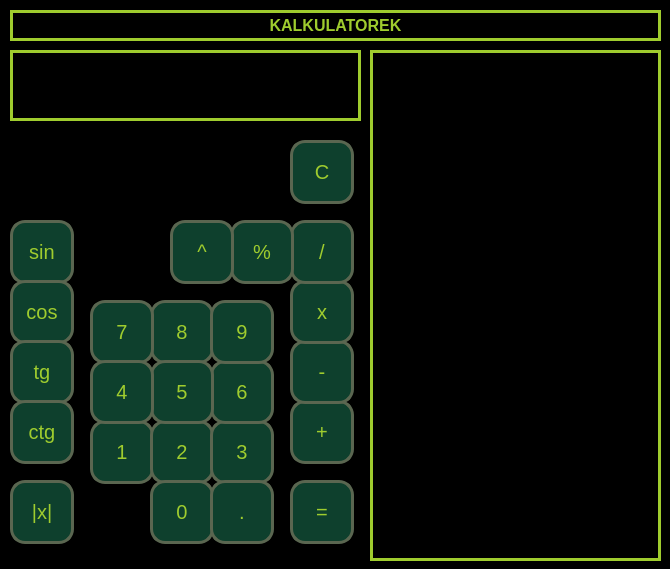
<?xml version="1.0" encoding="UTF-8"?>
<ui version="4.0">
 <class>MainWindow</class>
 <widget class="QMainWindow" name="MainWindow">
  <property name="geometry">
   <rect>
    <x>0</x>
    <y>0</y>
    <width>670</width>
    <height>569</height>
   </rect>
  </property>
  <property name="windowTitle">
   <string>MainWindow</string>
  </property>
  <property name="styleSheet">
   <string notr="true">QWidget{
background-color: rgb(0,0,0)
}

QPushButton{
border: none;
border: 3px solid rgb(90,102,80);
border-radius:15px;
background-color: rgb(14,64,45);
color: rgb(159,204,46);
}
QLabel{
color: rgb(159,204,46);
border: 3px solid rgb(159,204,46);
}</string>
  </property>
  <widget class="QWidget" name="centralwidget">
   <widget class="QPushButton" name="pushButton_1">
    <property name="geometry">
     <rect>
      <x>90</x>
      <y>420</y>
      <width>64</width>
      <height>64</height>
     </rect>
    </property>
    <property name="font">
     <font>
      <pointsize>15</pointsize>
     </font>
    </property>
    <property name="text">
     <string>1</string>
    </property>
   </widget>
   <widget class="QPushButton" name="pushButton_2">
    <property name="geometry">
     <rect>
      <x>150</x>
      <y>420</y>
      <width>64</width>
      <height>64</height>
     </rect>
    </property>
    <property name="font">
     <font>
      <pointsize>15</pointsize>
     </font>
    </property>
    <property name="text">
     <string>2</string>
    </property>
   </widget>
   <widget class="QPushButton" name="pushButton_3">
    <property name="geometry">
     <rect>
      <x>210</x>
      <y>420</y>
      <width>64</width>
      <height>64</height>
     </rect>
    </property>
    <property name="font">
     <font>
      <pointsize>15</pointsize>
     </font>
    </property>
    <property name="text">
     <string>3</string>
    </property>
   </widget>
   <widget class="QPushButton" name="pushButton_8">
    <property name="geometry">
     <rect>
      <x>150</x>
      <y>300</y>
      <width>64</width>
      <height>64</height>
     </rect>
    </property>
    <property name="font">
     <font>
      <pointsize>15</pointsize>
     </font>
    </property>
    <property name="text">
     <string>8</string>
    </property>
   </widget>
   <widget class="QPushButton" name="pushButton_7">
    <property name="geometry">
     <rect>
      <x>90</x>
      <y>300</y>
      <width>64</width>
      <height>64</height>
     </rect>
    </property>
    <property name="font">
     <font>
      <pointsize>15</pointsize>
     </font>
    </property>
    <property name="text">
     <string>7</string>
    </property>
   </widget>
   <widget class="QPushButton" name="pushButton_6">
    <property name="geometry">
     <rect>
      <x>210</x>
      <y>360</y>
      <width>64</width>
      <height>64</height>
     </rect>
    </property>
    <property name="font">
     <font>
      <pointsize>15</pointsize>
     </font>
    </property>
    <property name="text">
     <string>6</string>
    </property>
   </widget>
   <widget class="QPushButton" name="pushButton_5">
    <property name="geometry">
     <rect>
      <x>150</x>
      <y>360</y>
      <width>64</width>
      <height>64</height>
     </rect>
    </property>
    <property name="font">
     <font>
      <pointsize>15</pointsize>
     </font>
    </property>
    <property name="text">
     <string>5</string>
    </property>
   </widget>
   <widget class="QPushButton" name="pushButton_4">
    <property name="geometry">
     <rect>
      <x>90</x>
      <y>360</y>
      <width>64</width>
      <height>64</height>
     </rect>
    </property>
    <property name="font">
     <font>
      <pointsize>15</pointsize>
     </font>
    </property>
    <property name="text">
     <string>4</string>
    </property>
   </widget>
   <widget class="QPushButton" name="pushButton_9">
    <property name="geometry">
     <rect>
      <x>210</x>
      <y>300</y>
      <width>64</width>
      <height>64</height>
     </rect>
    </property>
    <property name="font">
     <font>
      <pointsize>15</pointsize>
     </font>
    </property>
    <property name="text">
     <string>9</string>
    </property>
   </widget>
   <widget class="QLabel" name="wynik">
    <property name="geometry">
     <rect>
      <x>10</x>
      <y>50</y>
      <width>351</width>
      <height>71</height>
     </rect>
    </property>
    <property name="font">
     <font>
      <pointsize>25</pointsize>
      <bold>true</bold>
     </font>
    </property>
    <property name="frameShape">
     <enum>QFrame::Shape::Box</enum>
    </property>
    <property name="frameShadow">
     <enum>QFrame::Shadow::Plain</enum>
    </property>
    <property name="lineWidth">
     <number>2</number>
    </property>
    <property name="text">
     <string/>
    </property>
    <property name="scaledContents">
     <bool>false</bool>
    </property>
    <property name="alignment">
     <set>Qt::AlignmentFlag::AlignRight|Qt::AlignmentFlag::AlignTrailing|Qt::AlignmentFlag::AlignVCenter</set>
    </property>
   </widget>
   <widget class="QPushButton" name="pushButton_0">
    <property name="geometry">
     <rect>
      <x>150</x>
      <y>480</y>
      <width>64</width>
      <height>64</height>
     </rect>
    </property>
    <property name="font">
     <font>
      <pointsize>15</pointsize>
     </font>
    </property>
    <property name="text">
     <string>0</string>
    </property>
   </widget>
   <widget class="QPushButton" name="pushButton_dot">
    <property name="geometry">
     <rect>
      <x>210</x>
      <y>480</y>
      <width>64</width>
      <height>64</height>
     </rect>
    </property>
    <property name="font">
     <font>
      <pointsize>15</pointsize>
     </font>
    </property>
    <property name="text">
     <string>.</string>
    </property>
   </widget>
   <widget class="QPushButton" name="pushButton_calc">
    <property name="geometry">
     <rect>
      <x>290</x>
      <y>480</y>
      <width>64</width>
      <height>64</height>
     </rect>
    </property>
    <property name="font">
     <font>
      <pointsize>15</pointsize>
     </font>
    </property>
    <property name="text">
     <string>=</string>
    </property>
    <property name="checkable">
     <bool>false</bool>
    </property>
    <property name="default">
     <bool>false</bool>
    </property>
   </widget>
   <widget class="QPushButton" name="pushButton_plus">
    <property name="geometry">
     <rect>
      <x>290</x>
      <y>400</y>
      <width>64</width>
      <height>64</height>
     </rect>
    </property>
    <property name="font">
     <font>
      <pointsize>15</pointsize>
     </font>
    </property>
    <property name="text">
     <string>+</string>
    </property>
   </widget>
   <widget class="QPushButton" name="pushButton_substract">
    <property name="geometry">
     <rect>
      <x>290</x>
      <y>340</y>
      <width>64</width>
      <height>64</height>
     </rect>
    </property>
    <property name="font">
     <font>
      <pointsize>15</pointsize>
     </font>
    </property>
    <property name="text">
     <string>-</string>
    </property>
   </widget>
   <widget class="QPushButton" name="pushButton_multiply">
    <property name="geometry">
     <rect>
      <x>290</x>
      <y>280</y>
      <width>64</width>
      <height>64</height>
     </rect>
    </property>
    <property name="font">
     <font>
      <pointsize>15</pointsize>
     </font>
    </property>
    <property name="text">
     <string>x</string>
    </property>
   </widget>
   <widget class="QPushButton" name="pushButton_divide">
    <property name="geometry">
     <rect>
      <x>290</x>
      <y>220</y>
      <width>64</width>
      <height>64</height>
     </rect>
    </property>
    <property name="font">
     <font>
      <pointsize>15</pointsize>
     </font>
    </property>
    <property name="text">
     <string>/</string>
    </property>
   </widget>
   <widget class="QPushButton" name="pushButton_del">
    <property name="geometry">
     <rect>
      <x>290</x>
      <y>140</y>
      <width>64</width>
      <height>64</height>
     </rect>
    </property>
    <property name="font">
     <font>
      <pointsize>15</pointsize>
      <bold>false</bold>
      <underline>false</underline>
     </font>
    </property>
    <property name="cursor">
     <cursorShape>ArrowCursor</cursorShape>
    </property>
    <property name="styleSheet">
     <string notr="true"/>
    </property>
    <property name="text">
     <string>C</string>
    </property>
   </widget>
   <widget class="QLabel" name="title">
    <property name="geometry">
     <rect>
      <x>10</x>
      <y>10</y>
      <width>651</width>
      <height>31</height>
     </rect>
    </property>
    <property name="font">
     <font>
      <pointsize>12</pointsize>
      <bold>true</bold>
     </font>
    </property>
    <property name="frameShape">
     <enum>QFrame::Shape::Box</enum>
    </property>
    <property name="frameShadow">
     <enum>QFrame::Shadow::Plain</enum>
    </property>
    <property name="lineWidth">
     <number>2</number>
    </property>
    <property name="text">
     <string>KALKULATOREK</string>
    </property>
    <property name="scaledContents">
     <bool>false</bool>
    </property>
    <property name="alignment">
     <set>Qt::AlignmentFlag::AlignCenter</set>
    </property>
   </widget>
   <widget class="QLabel" name="historia">
    <property name="geometry">
     <rect>
      <x>370</x>
      <y>50</y>
      <width>291</width>
      <height>511</height>
     </rect>
    </property>
    <property name="font">
     <font>
      <pointsize>16</pointsize>
      <bold>true</bold>
     </font>
    </property>
    <property name="frameShape">
     <enum>QFrame::Shape::Box</enum>
    </property>
    <property name="frameShadow">
     <enum>QFrame::Shadow::Plain</enum>
    </property>
    <property name="lineWidth">
     <number>2</number>
    </property>
    <property name="text">
     <string/>
    </property>
    <property name="scaledContents">
     <bool>false</bool>
    </property>
    <property name="alignment">
     <set>Qt::AlignmentFlag::AlignRight|Qt::AlignmentFlag::AlignTop|Qt::AlignmentFlag::AlignTrailing</set>
    </property>
   </widget>
   <widget class="QPushButton" name="pushButton_10">
    <property name="geometry">
     <rect>
      <x>230</x>
      <y>220</y>
      <width>64</width>
      <height>64</height>
     </rect>
    </property>
    <property name="font">
     <font>
      <pointsize>15</pointsize>
     </font>
    </property>
    <property name="text">
     <string>%</string>
    </property>
   </widget>
   <widget class="QPushButton" name="pushButton_pow">
    <property name="geometry">
     <rect>
      <x>170</x>
      <y>220</y>
      <width>64</width>
      <height>64</height>
     </rect>
    </property>
    <property name="font">
     <font>
      <pointsize>15</pointsize>
     </font>
    </property>
    <property name="text">
     <string>^</string>
    </property>
   </widget>
   <widget class="QPushButton" name="pushButton_abs">
    <property name="geometry">
     <rect>
      <x>10</x>
      <y>480</y>
      <width>64</width>
      <height>64</height>
     </rect>
    </property>
    <property name="font">
     <font>
      <pointsize>15</pointsize>
     </font>
    </property>
    <property name="text">
     <string>|x|</string>
    </property>
   </widget>
   <widget class="QPushButton" name="pushButton_sin">
    <property name="geometry">
     <rect>
      <x>10</x>
      <y>220</y>
      <width>64</width>
      <height>64</height>
     </rect>
    </property>
    <property name="font">
     <font>
      <pointsize>15</pointsize>
     </font>
    </property>
    <property name="text">
     <string>sin</string>
    </property>
   </widget>
   <widget class="QPushButton" name="pushButton_cos">
    <property name="geometry">
     <rect>
      <x>10</x>
      <y>280</y>
      <width>64</width>
      <height>64</height>
     </rect>
    </property>
    <property name="font">
     <font>
      <pointsize>15</pointsize>
     </font>
    </property>
    <property name="text">
     <string>cos</string>
    </property>
   </widget>
   <widget class="QPushButton" name="pushButton_tg">
    <property name="geometry">
     <rect>
      <x>10</x>
      <y>340</y>
      <width>64</width>
      <height>64</height>
     </rect>
    </property>
    <property name="font">
     <font>
      <pointsize>15</pointsize>
     </font>
    </property>
    <property name="text">
     <string>tg</string>
    </property>
   </widget>
   <widget class="QPushButton" name="pushButton_ctg">
    <property name="geometry">
     <rect>
      <x>10</x>
      <y>400</y>
      <width>64</width>
      <height>64</height>
     </rect>
    </property>
    <property name="font">
     <font>
      <pointsize>15</pointsize>
     </font>
    </property>
    <property name="text">
     <string>ctg</string>
    </property>
   </widget>
  </widget>
 </widget>
 <resources/>
 <connections/>
</ui>
